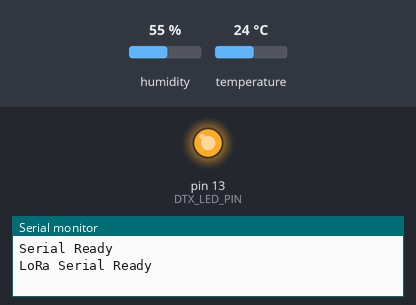
The sketch below on a simulated Arduino Mega 2560, built with avr-gcc and run on an emulated ATmega2560. On the bench: output pins drawn as LEDs (lit = HIGH), the last lines printed to the serial monitor. The inputs (shaded band) are chosen by the test bench; at power-on: humidity 55 %, temperature 24 °C. The modem accepts every AT command (registered, SIM ready, sends succeed) and sends nothing else.

Above: at 2.5 s.
At 7.5 s:
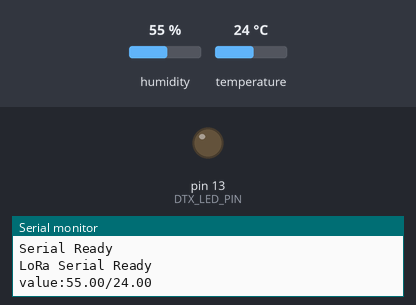
Timing chart, 0 to 13.1 s (numbered marks = the images above):
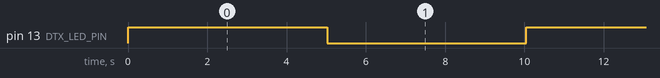

The sketch:

Lab13_DHT11_LoRa_2560.ino
```cpp
/*
讀取DHT11 溫濕度計，通過LoRa 模組發送出去。
*/
//#include <SoftwareSerial.h>
#include "DHT.h"
// LoRaSerial Port Arduino Mega 2560 //Tx2,Rx2
HardwareSerial& LoRaUART = Serial2;
//SoftwareSerial LoRaUART(10, 11); // to TX, to RX
#define DHTPIN 2     // what pin we're connected to
#define DHTTYPE DHT11   // DHT 11
DHT dht(DHTPIN, DHTTYPE);
String sensorData;
const int DTX_LED_PIN = 13;
boolean ledState = false;

void setup() {
  Serial.begin(9600);

  while (!Serial) {
    ; // wait for serial port to connect. Needed for native USB port only
  }
  Serial.println("Serial Ready");

  LoRaUART.begin(9600);
  LoRaUART.println("AT");
  while (!LoRaUART.available()) {
    ;
  }
  Serial.println("LoRa Serial Ready");
  dht.begin();
  pinMode(DTX_LED_PIN, OUTPUT);
}

void loop() {
  ledState = !ledState;
  digitalWrite(DTX_LED_PIN, ledState);
  delay(5 * 1000);
  float h = dht.readHumidity();
  float t = dht.readTemperature();
  if (isnan(h) || isnan(t)) {
    Serial.println("Failed to read from DHT sensor!");
    return;
  }

  sensorData = String(h, 2) + "/" + String(t, 2);
  Serial.println("value:"+sensorData);
  LoRaUART.println("AT+DTX=11,\"" + sensorData + "\"");
}
```

Measured:
- by itself, pin 13 (DTX_LED_PIN): alternates HIGH for 5.0 s and LOW for 5.0 s
